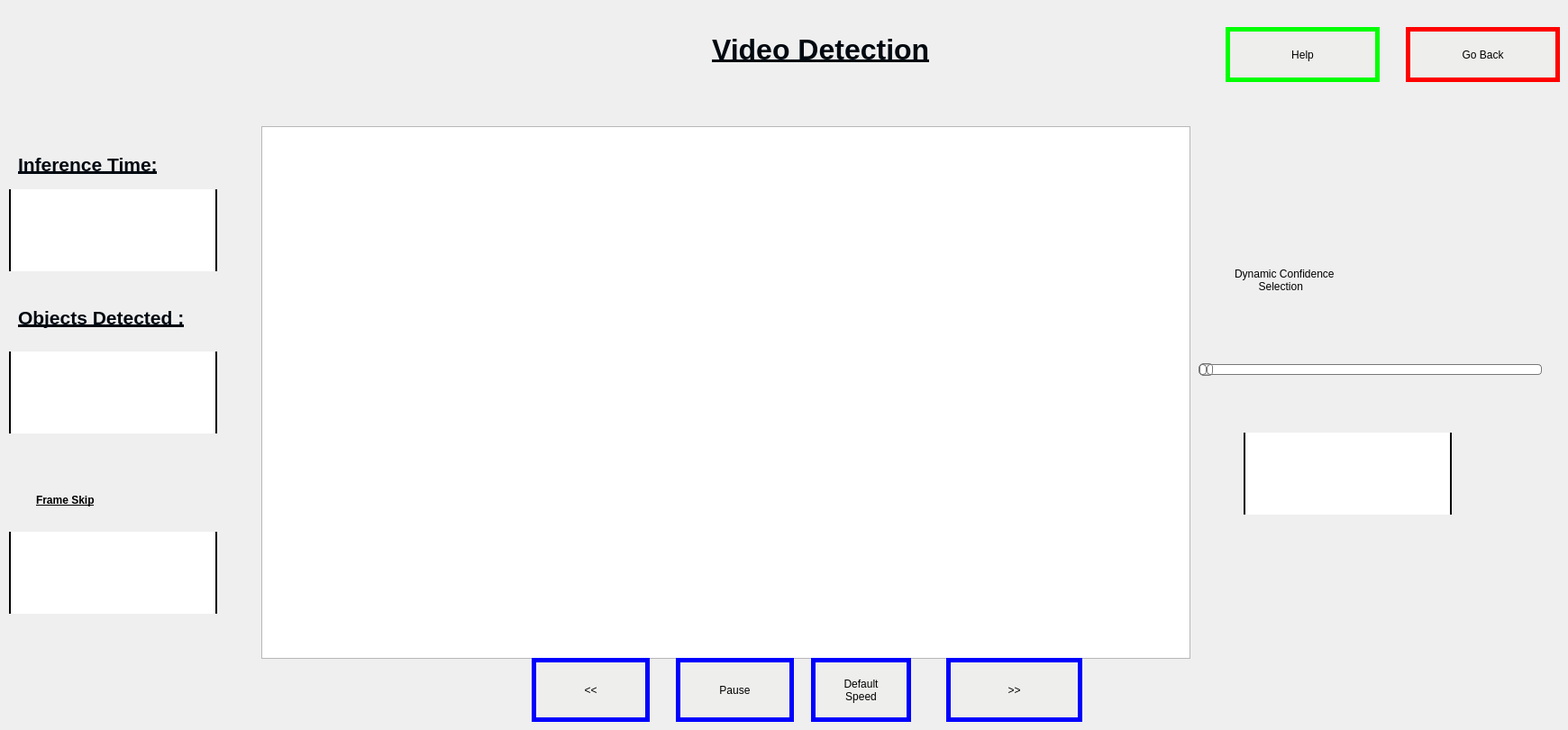
    <widget class="QWidget" name="page_11">
     <widget class="QGraphicsView" name="graphicsView_3">
      <property name="geometry">
       <rect>
        <x>290</x>
        <y>140</y>
        <width>1031</width>
        <height>591</height>
       </rect>
      </property>
     </widget>
     <widget class="QLabel" name="label_61">
      <property name="geometry">
       <rect>
        <x>790</x>
        <y>30</y>
        <width>331</width>
        <height>51</height>
       </rect>
      </property>
      <property name="styleSheet">
       <string notr="true">font: 75 19pt &quot;URW Bookman L&quot;;
color: rgb(32, 74, 135);
color: rgb(252, 233, 79);</string>
      </property>
      <property name="text">
       <string>&lt;html&gt;&lt;head/&gt;&lt;body&gt;&lt;p&gt;&lt;span style=&quot; font-size:24pt; font-weight:600; text-decoration: underline; color:#000810;&quot;&gt;Video Detection&lt;/span&gt;&lt;/p&gt;&lt;/body&gt;&lt;/html&gt;</string>
      </property>
     </widget>
     <widget class="QPushButton" name="pushButton_17">
      <property name="geometry">
       <rect>
        <x>1560</x>
        <y>30</y>
        <width>171</width>
        <height>61</height>
       </rect>
      </property>
      <property name="cursor">
       <cursorShape>PointingHandCursor</cursorShape>
      </property>
      <property name="styleSheet">
       <string notr="true">background-color: rgb(238, 238, 236);
border-style:solid;
border-color: rgb(255,0, 0);
border-width:5px;
font: 14pt &quot;DejaVu Sans&quot;;
</string>
      </property>
      <property name="text">
       <string>Go Back</string>
      </property>
     </widget>
     <widget class="QPushButton" name="pushButton_18">
      <property name="geometry">
       <rect>
        <x>1360</x>
        <y>30</y>
        <width>171</width>
        <height>61</height>
       </rect>
      </property>
      <property name="cursor">
       <cursorShape>PointingHandCursor</cursorShape>
      </property>
      <property name="styleSheet">
       <string notr="true">background-color: rgb(238, 238, 236);
border-style:solid;
border-color: rgb(0,255, 0);
border-width:5px;
font: 14pt &quot;DejaVu Sans&quot;;
</string>
      </property>
      <property name="text">
       <string>Help</string>
      </property>
     </widget>
     <widget class="QPushButton" name="pushButton_19">
      <property name="geometry">
       <rect>
        <x>750</x>
        <y>730</y>
        <width>131</width>
        <height>71</height>
       </rect>
      </property>
      <property name="cursor">
       <cursorShape>PointingHandCursor</cursorShape>
      </property>
      <property name="styleSheet">
       <string notr="true">background-color: rgb(238, 238, 236);
border-style:solid;
border-color: rgb(0,0,255);
border-width:5px;
font: 14pt &quot;DejaVu Sans&quot;;
</string>
      </property>
      <property name="text">
       <string>Pause</string>
      </property>
     </widget>
     <widget class="QPushButton" name="pushButton_20">
      <property name="geometry">
       <rect>
        <x>1050</x>
        <y>730</y>
        <width>151</width>
        <height>71</height>
       </rect>
      </property>
      <property name="styleSheet">
       <string notr="true">background-color: rgb(238, 238, 236);
border-style:solid;
border-color: rgb(0,0,255);
border-width:5px;
font: 14pt &quot;DejaVu Sans&quot;;
</string>
      </property>
      <property name="text">
       <string>&gt;&gt;</string>
      </property>
     </widget>
     <widget class="QPushButton" name="pushButton_21">
      <property name="geometry">
       <rect>
        <x>590</x>
        <y>730</y>
        <width>131</width>
        <height>71</height>
       </rect>
      </property>
      <property name="styleSheet">
       <string notr="true">background-color: rgb(238, 238, 236);
border-style:solid;
border-color: rgb(0,0,255);
border-width:5px;
font: 14pt &quot;DejaVu Sans&quot;;
</string>
      </property>
      <property name="text">
       <string>&lt;&lt;</string>
      </property>
     </widget>
     <widget class="QPushButton" name="pushButton_22">
      <property name="geometry">
       <rect>
        <x>900</x>
        <y>730</y>
        <width>111</width>
        <height>71</height>
       </rect>
      </property>
      <property name="styleSheet">
       <string notr="true">background-color: rgb(238, 238, 236);
border-style:solid;
border-color: rgb(0,0,255);
border-width:5px;
font: 14pt &quot;DejaVu Sans&quot;;
</string>
      </property>
      <property name="text">
       <string>Default 
Speed</string>
      </property>
     </widget>
     <widget class="QLabel" name="label_63">
      <property name="geometry">
       <rect>
        <x>20</x>
        <y>170</y>
        <width>171</width>
        <height>51</height>
       </rect>
      </property>
      <property name="styleSheet">
       <string notr="true">font: 75 19pt &quot;URW Bookman L&quot;;
color: rgb(32, 74, 135);
color: rgb(252, 233, 79);</string>
      </property>
      <property name="text">
       <string>&lt;html&gt;&lt;head/&gt;&lt;body&gt;&lt;p&gt;&lt;span style=&quot; font-size:16pt; font-weight:600; text-decoration: underline; color:#000810;&quot;&gt;Inference Time:&lt;/span&gt;&lt;/p&gt;&lt;p&gt;&lt;br/&gt;&lt;/p&gt;&lt;/body&gt;&lt;/html&gt;</string>
      </property>
     </widget>
     <widget class="QLabel" name="label_64">
      <property name="geometry">
       <rect>
        <x>20</x>
        <y>230</y>
        <width>171</width>
        <height>51</height>
       </rect>
      </property>
      <property name="styleSheet">
       <string notr="true">font: 75 19pt &quot;URW Bookman L&quot;;
color: rgb(32, 74, 135);
color: rgb(252, 233, 79);</string>
      </property>
      <property name="text">
       <string>&lt;html&gt;&lt;head/&gt;&lt;body&gt;&lt;p&gt;&lt;br/&gt;&lt;/p&gt;&lt;/body&gt;&lt;/html&gt;</string>
      </property>
     </widget>
     <widget class="QLabel" name="label_185">
      <property name="geometry">
       <rect>
        <x>20</x>
        <y>340</y>
        <width>231</width>
        <height>51</height>
       </rect>
      </property>
      <property name="styleSheet">
       <string notr="true">font: 75 19pt &quot;URW Bookman L&quot;;
color: rgb(32, 74, 135);
color: rgb(252, 233, 79);</string>
      </property>
      <property name="text">
       <string>&lt;html&gt;&lt;head/&gt;&lt;body&gt;&lt;p&gt;&lt;span style=&quot; font-size:16pt; font-weight:600; text-decoration: underline; color:#000810;&quot;&gt;Objects Detected :&lt;/span&gt;&lt;/p&gt;&lt;p&gt;&lt;span style=&quot; text-decoration: underline;&quot;&gt;&lt;br/&gt;&lt;/span&gt;&lt;/p&gt;&lt;/body&gt;&lt;/html&gt;</string>
      </property>
     </widget>
     <widget class="QLabel" name="label_inference">
      <property name="geometry">
       <rect>
        <x>10</x>
        <y>210</y>
        <width>231</width>
        <height>91</height>
       </rect>
      </property>
      <property name="font">
       <font>
        <family>URW Bookman L</family>
        <pointsize>12</pointsize>
        <weight>9</weight>
        <italic>false</italic>
        <bold>false</bold>
       </font>
      </property>
      <property name="styleSheet">
       <string notr="true">font: 75 12pt &quot;URW Bookman L&quot;;
background-color: rgb(255, 255, 255);
color: rgb(46, 52, 54);
border-style:solid;
border-right-width:2px;
border-left-width:2px;</string>
      </property>
      <property name="text">
       <string/>
      </property>
     </widget>
     <widget class="QLabel" name="label_object">
      <property name="geometry">
       <rect>
        <x>10</x>
        <y>390</y>
        <width>231</width>
        <height>91</height>
       </rect>
      </property>
      <property name="font">
       <font>
        <family>URW Bookman L</family>
        <pointsize>12</pointsize>
        <weight>9</weight>
        <italic>false</italic>
        <bold>false</bold>
       </font>
      </property>
      <property name="styleSheet">
       <string notr="true">font: 75 12pt &quot;URW Bookman L&quot;;
background-color: rgb(255, 255, 255);
color: rgb(46, 52, 54);
border-style:solid;
border-right-width:2px;
border-left-width:2px;</string>
      </property>
      <property name="text">
       <string/>
      </property>
     </widget>
     <widget class="QLabel" name="label_66">
      <property name="geometry">
       <rect>
        <x>40</x>
        <y>540</y>
        <width>191</width>
        <height>31</height>
       </rect>
      </property>
      <property name="styleSheet">
       <string notr="true">font: 75 19pt &quot;URW Bookman L&quot;;
color: rgb(32, 74, 135);
color: rgb(252, 233, 79);</string>
      </property>
      <property name="text">
       <string>&lt;html&gt;&lt;head/&gt;&lt;body&gt;&lt;p&gt;&lt;span style=&quot; font-weight:600; text-decoration: underline; color:#000000;&quot;&gt;Frame Skip&lt;/span&gt;&lt;/p&gt;&lt;/body&gt;&lt;/html&gt;</string>
      </property>
     </widget>
     <widget class="QLabel" name="label_67">
      <property name="geometry">
       <rect>
        <x>1610</x>
        <y>770</y>
        <width>101</width>
        <height>21</height>
       </rect>
      </property>
      <property name="text">
       <string/>
      </property>
     </widget>
     <widget class="QLabel" name="label_frameskip">
      <property name="geometry">
       <rect>
        <x>10</x>
        <y>590</y>
        <width>231</width>
        <height>91</height>
       </rect>
      </property>
      <property name="font">
       <font>
        <family>URW Bookman L</family>
        <pointsize>12</pointsize>
        <weight>9</weight>
        <italic>false</italic>
        <bold>false</bold>
       </font>
      </property>
      <property name="styleSheet">
       <string notr="true">font: 75 12pt &quot;URW Bookman L&quot;;
background-color: rgb(255, 255, 255);
color: rgb(46, 52, 54);
border-style:solid;
border-right-width:2px;
border-left-width:2px;</string>
      </property>
      <property name="text">
       <string/>
      </property>
     </widget>
     <widget class="QSlider" name="Conf_Slider">
      <property name="geometry">
       <rect>
        <x>1330</x>
        <y>390</y>
        <width>381</width>
        <height>41</height>
       </rect>
      </property>
      <property name="styleSheet">
       <string notr="true">QSlider::groove:horizontal {
border: 1px solid #bbb;
background: white;
height: 10px;
border-radius: 4px;
}

QSlider::sub-page:horizontal {
background: qlineargradient(x1: 0, y1: 0,    x2: 0, y2: 1,
    stop: 0 #66e, stop: 1 #bbf);
background: qlineargradient(x1: 0, y1: 0.2, x2: 1, y2: 1,
    stop: 0 #bbf, stop: 1 #55f);
border: 1px solid #777;
height: 10px;
border-radius: 4px;
}

QSlider::add-page:horizontal {
background: #fff;
border: 1px solid #777;
height: 10px;
border-radius: 4px;
}

QSlider::handle:horizontal {
background: qlineargradient(x1:0, y1:0, x2:1, y2:1,
    stop:0 #eee, stop:1 #ccc);
border: 1px solid #777;
width: 13px;
margin-top: -2px;
margin-bottom: -2px;
border-radius: 4px;
}

QSlider::handle:horizontal:hover {
background: qlineargradient(x1:0, y1:0, x2:1, y2:1,
    stop:0 #fff, stop:1 #ddd);
border: 1px solid #444;
border-radius: 4px;
}

QSlider::sub-page:horizontal:disabled {
background: #bbb;
border-color: #999;
}

QSlider::add-page:horizontal:disabled {
background: #eee;
border-color: #999;
}

QSlider::handle:horizontal:disabled {
background: #eee;
border: 1px solid #aaa;
border-radius: 4px;
}</string>
      </property>
      <property name="orientation">
       <enum>Qt::Horizontal</enum>
      </property>
     </widget>
     <widget class="QLabel" name="label_conf">
      <property name="geometry">
       <rect>
        <x>1380</x>
        <y>480</y>
        <width>231</width>
        <height>91</height>
       </rect>
      </property>
      <property name="font">
       <font>
        <family>URW Bookman L</family>
        <pointsize>12</pointsize>
        <weight>9</weight>
        <italic>false</italic>
        <bold>false</bold>
       </font>
      </property>
      <property name="styleSheet">
       <string notr="true">font: 75 12pt &quot;URW Bookman L&quot;;
background-color: rgb(255, 255, 255);
color: rgb(46, 52, 54);
border-style:solid;
border-right-width:2px;
border-left-width:2px;</string>
      </property>
      <property name="text">
       <string/>
      </property>
     </widget>
     <widget class="QLabel" name="label_68">
      <property name="geometry">
       <rect>
        <x>1370</x>
        <y>280</y>
        <width>261</width>
        <height>61</height>
       </rect>
      </property>
      <property name="styleSheet">
       <string notr="true">font: 75 19pt &quot;URW Bookman L&quot;;
color: rgb(0, 0, 0);</string>
      </property>
      <property name="text">
       <string>Dynamic Confidence 
        Selection</string>
      </property>
     </widget>
    </widget>
